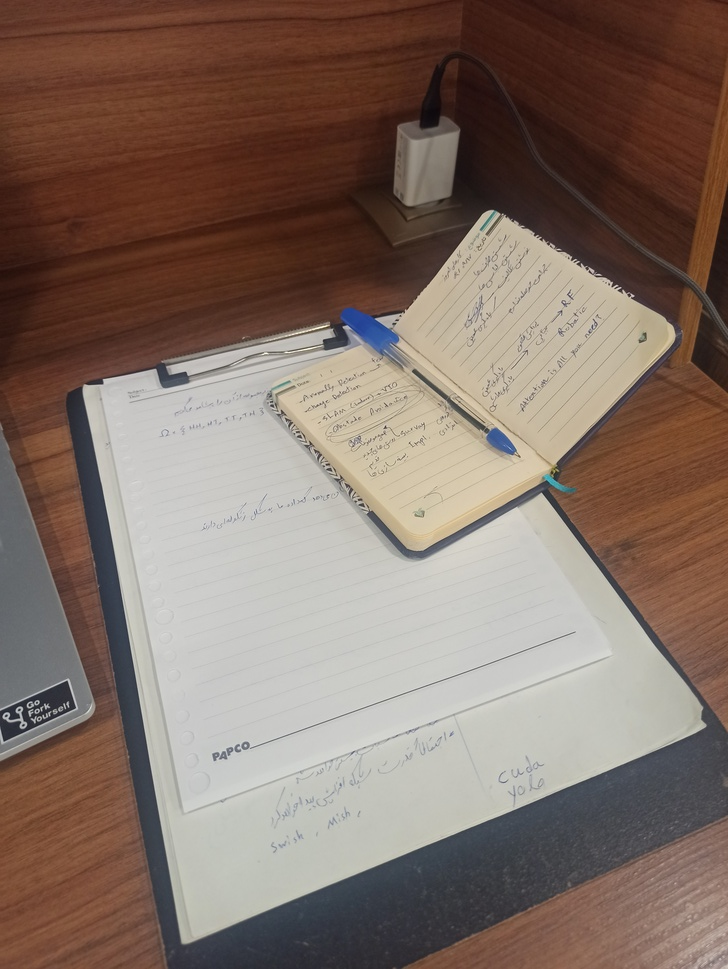
#> input picture homework_03/desk.jpg, 728 x 969 px, shrunk from 3472 x 4624 before the run
$ jupyter execute assignment1.ipynb
#> lines starting #> are read from the running program, lines starting #| are printed output that depends on the picture
[cell 1]
import cv2 as cv
import numpy as np
import matplotlib.pyplot as plt

# read image
img = cv.imread('desk.jpg')
#> img is the input picture: shape (969, 728, 3); mean B, G, R 102.2, 112.5, 131.2
img = cv.cvtColor(img, cv.COLOR_BGR2RGB)

# create image rotate
img_90 = cv.rotate(img, cv.ROTATE_90_CLOCKWISE)
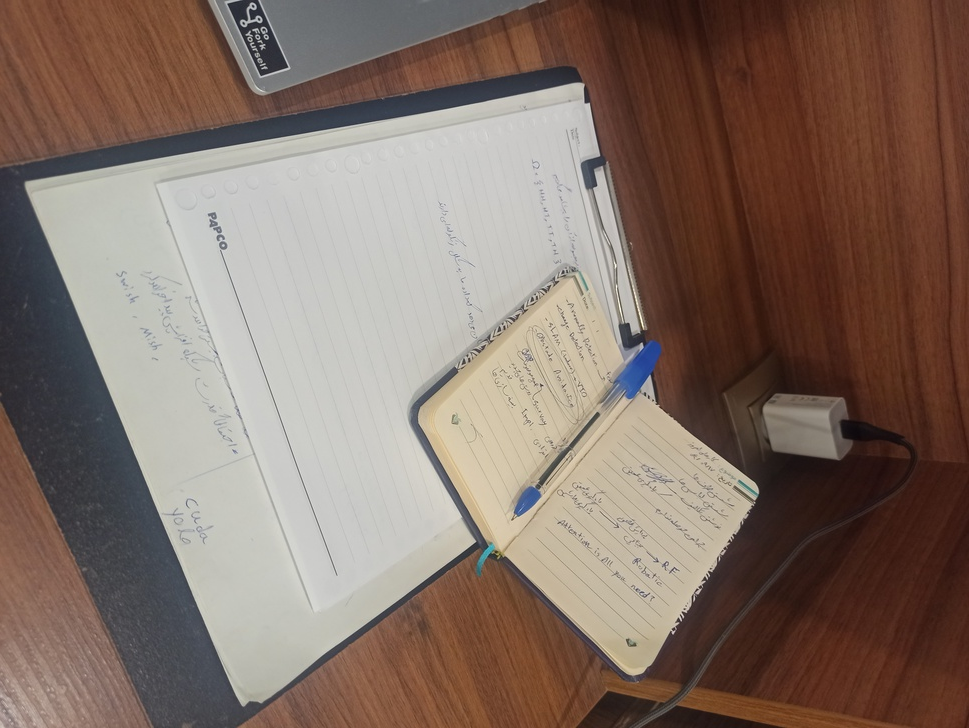
#> img_90: shape (728, 969, 3); mean R, G, B 131.2, 112.5, 102.2
img_180 = cv.rotate(img, cv.ROTATE_180)
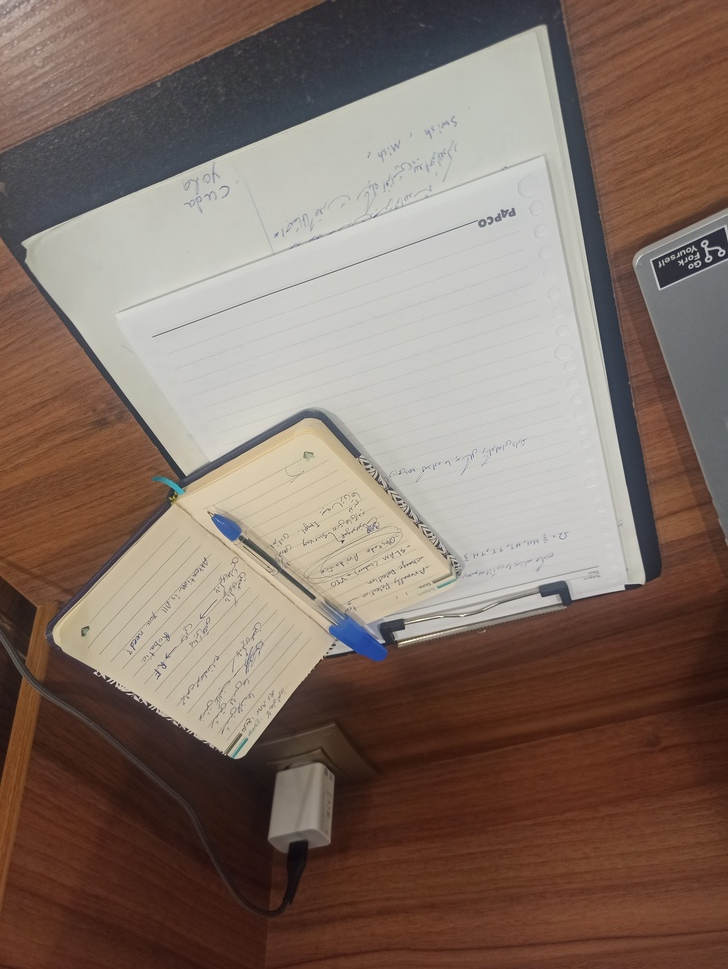
#> img_180: shape (969, 728, 3); mean R, G, B 131.2, 112.5, 102.2
img_270 = cv.rotate(img, cv.ROTATE_90_COUNTERCLOCKWISE)
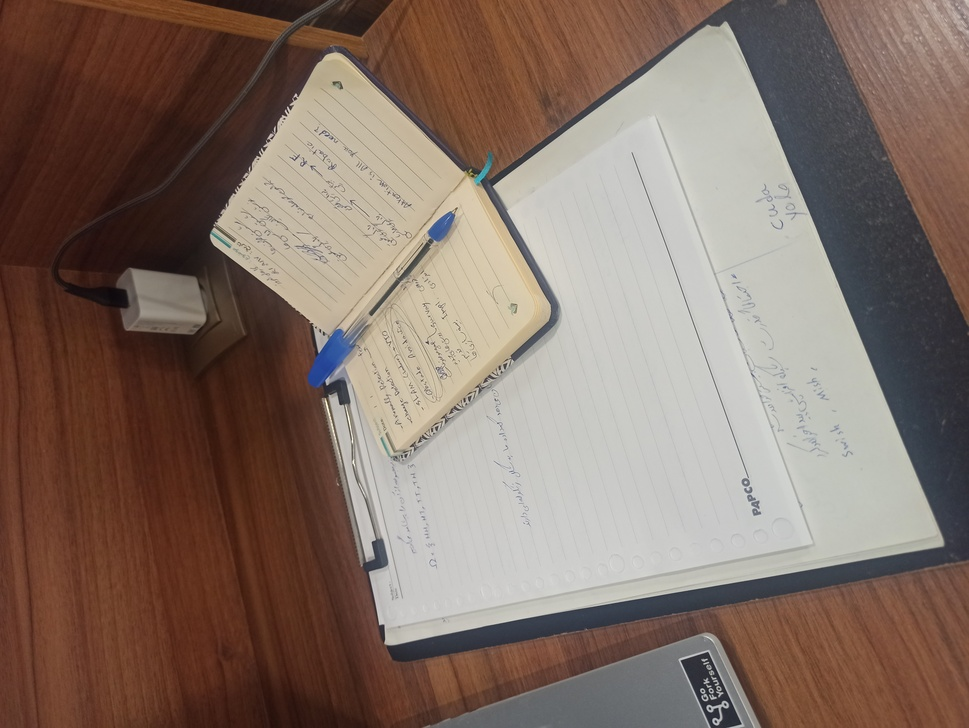
#> img_270: shape (728, 969, 3); mean R, G, B 131.2, 112.5, 102.2

# display image rotated
plt.figure(figsize=(10, 8))
plt.subplot(141); plt.imshow(img); plt.title("original image"); plt.axis("off")
plt.subplot(142); plt.imshow(img_90); plt.title("rotate 90"); plt.axis("off")
plt.subplot(143); plt.imshow(img_180); plt.title("rotate 180"); plt.axis("off")
plt.subplot(144); plt.imshow(img_270); plt.title("rotate 290"); plt.axis("off")
plt.show()
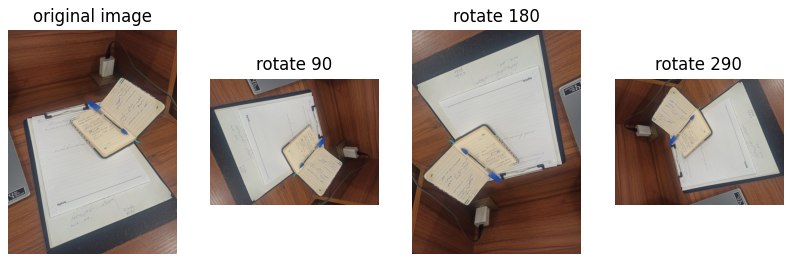
#> figure drawn by matplotlib, 4 panels

[cell 2]
def match_images(img1, img2):
    # extract key point
    sift = cv.SIFT_create()
    kp1, des1 = sift.detectAndCompute(img1, None)
    kp2, des2 = sift.detectAndCompute(img2, None)

    # maching
    bf = cv.BFMatcher()
    matches = bf.knnMatch(des1, des2, k=2)

    # result filter
    good_matches = []
    for m, n in matches:
        if m.distance < 0.75 * n.distance:
            good_matches.append(m)

    return kp1, kp2, good_matches

[cell 3]
# image list
images = [
    (img_90),
    (img_180),
    (img_270)
]

# process image
for rotated_img in images:
    print("\n--- process ---")

    # image matching
    kp1, kp2, good_matches = match_images(img, rotated_img)

    # display result
    matched_img = cv.drawMatches(
        img, kp1,
        rotated_img, kp2,
        good_matches[:30],
        None,
        flags=2
    )

    # show matching
    plt.figure(figsize=(12, 6))
    plt.imshow(matched_img)
    plt.axis('off')
    plt.show()

    print(f"number of success matching: {len(good_matches)}")
#> this loop made 3 passes
#> good_matches on passes 1 to 3: 435 matches, 430 matches, 432 matches
#| --- process ---
#| number of success matching: 435
#| --- process ---
#| number of success matching: 430
#| --- process ---
#| number of success matching: 432
#> pass 1, `matched_img = cv.drawMatches( img, kp1, rotated_img, kp2, good_matches..`:
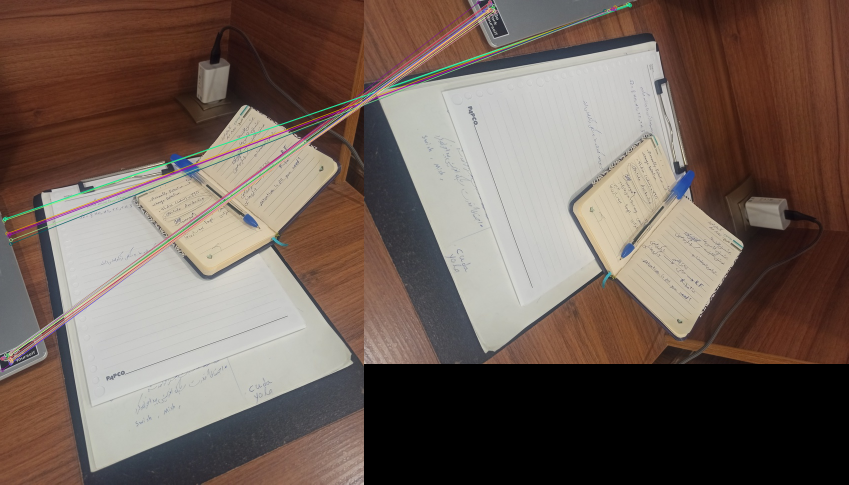
#> matched_img: shape (969, 1697, 3) (shown at 1/2 size); mean R, G, B 112.9, 96.9, 88
#> pass 2, `matched_img = cv.drawMatches( img, kp1, rotated_img, kp2, good_matches..`:
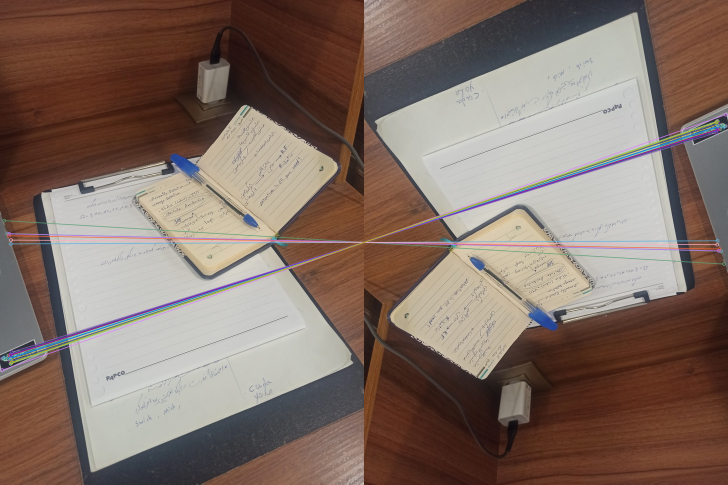
#> matched_img: shape (969, 1456, 3) (shown at 1/2 size); mean R, G, B 130.8, 112, 102.4
#> pass 3, `matched_img = cv.drawMatches( img, kp1, rotated_img, kp2, good_matches..`:
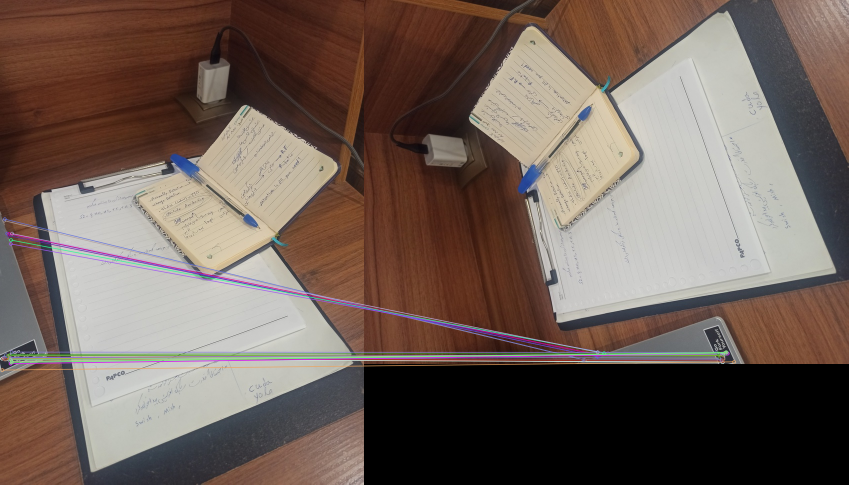
#> matched_img: shape (969, 1697, 3) (shown at 1/2 size); mean R, G, B 112.8, 96.8, 88.5
